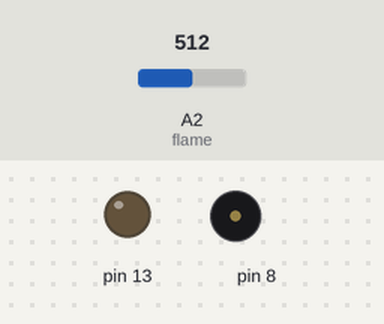
Bench run of a sketch on a simulated Arduino Uno, built with avr-gcc and run on an emulated ATmega328P. Shown: output pins drawn as LEDs (lit = HIGH), buzzer (waves = sounding). The test bench sets the inputs (shaded band); at power-on: A2 (flame) = 512. Pins used as bus, display or sensor lines are not drawn.

Above: at 1.2 s.
1.3 s: A2 (flame) set to 210
2.8 s: A2 (flame) set to 184
At 3.9 s:
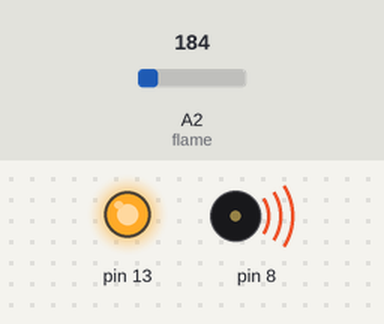
4.3 s: A2 (flame) set to 306
At 5.0 s:
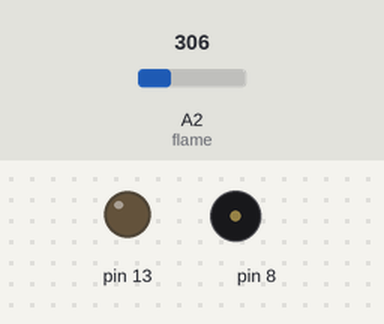
5.8 s: A2 (flame) set to 190
At 6.1 s:
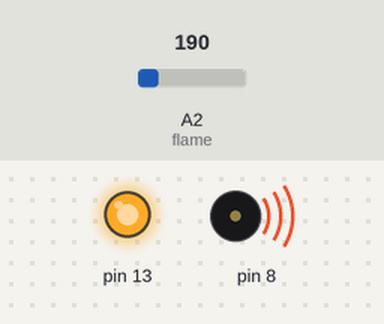
Timing chart, 0 to 8.3 s (numbered marks = the images above; inputs shaded):
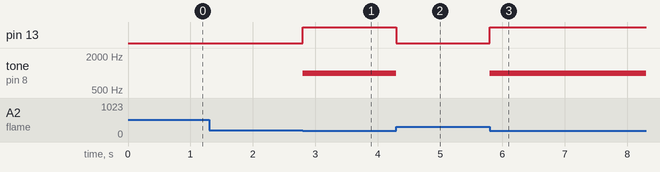

Measured:
- the behaviour switches between 201 and 200 on A2 (flame) (found by bisection; images 0 and 1)
- after the input at 1.3 s, every drawn part: stays the same
- after the input at 2.8 s, pin 13: LOW → HIGH at once; tone on pin 8: silent → 1000 Hz at once
- after the input at 4.3 s, pin 13: HIGH → LOW at once; tone on pin 8: 1000 Hz → silent at once
- after the input at 5.8 s, pin 13: LOW → HIGH at once; tone on pin 8: silent → 1000 Hz at once

The sketch:

Fire_final.ino
```cpp
const int threshold=200;// sets threshold value for flame sensor
void setup()
{
Serial.begin(9600);
pinMode(13,OUTPUT);
pinMode(A2,INPUT);
pinMode(8,OUTPUT);
}
void loop()
{

int flamesensvalue=analogRead(A2); // reads analog data from flame sensor
if (flamesensvalue<=threshold) { // compares reading from flame sensor with the threshold value
digitalWrite(13,HIGH);
digitalWrite(8,HIGH); //turns on led and buzzer
tone(8,1000);
delay(500); //stops program for 0.5 second
}
else
{
digitalWrite(8,LOW); //turns led off led and buzzer
 digitalWrite(13,LOW);
noTone(8);
}
}
```
